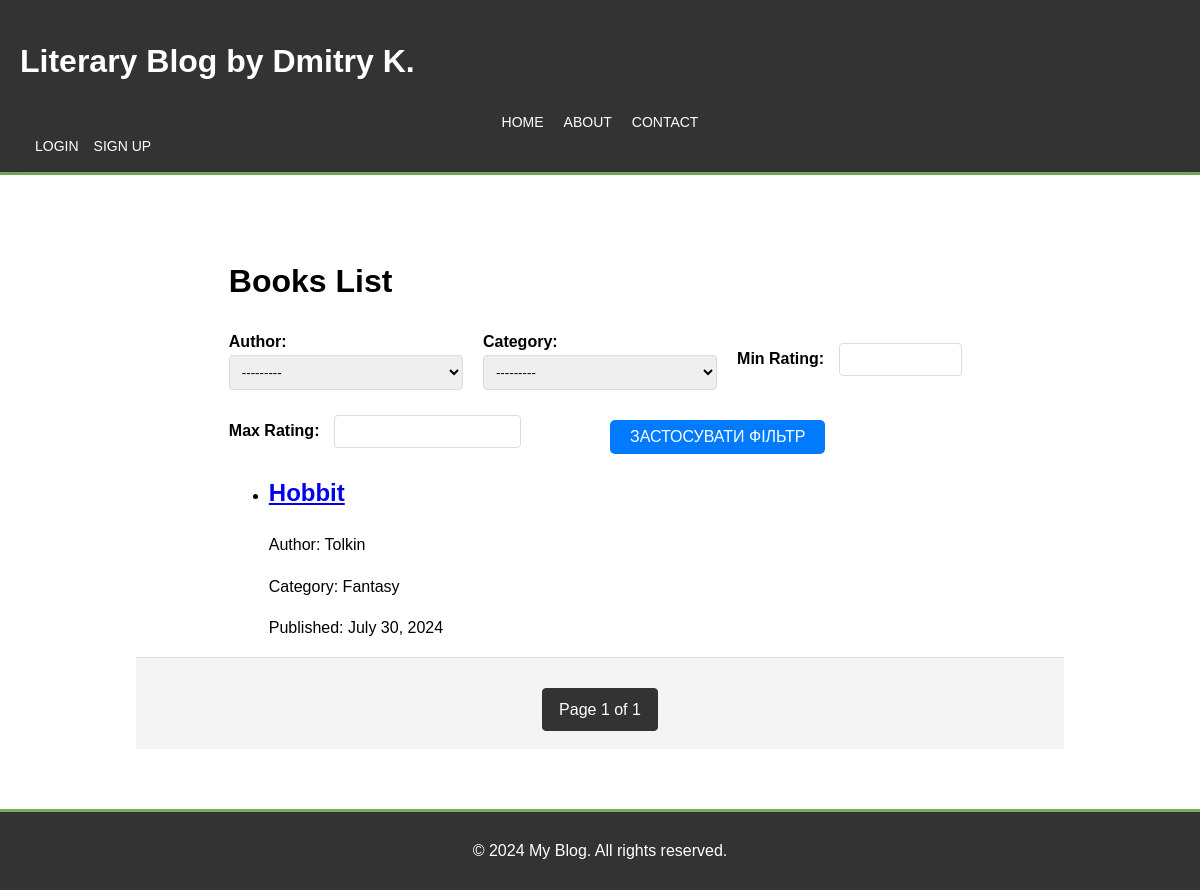
The app's page /, older data.
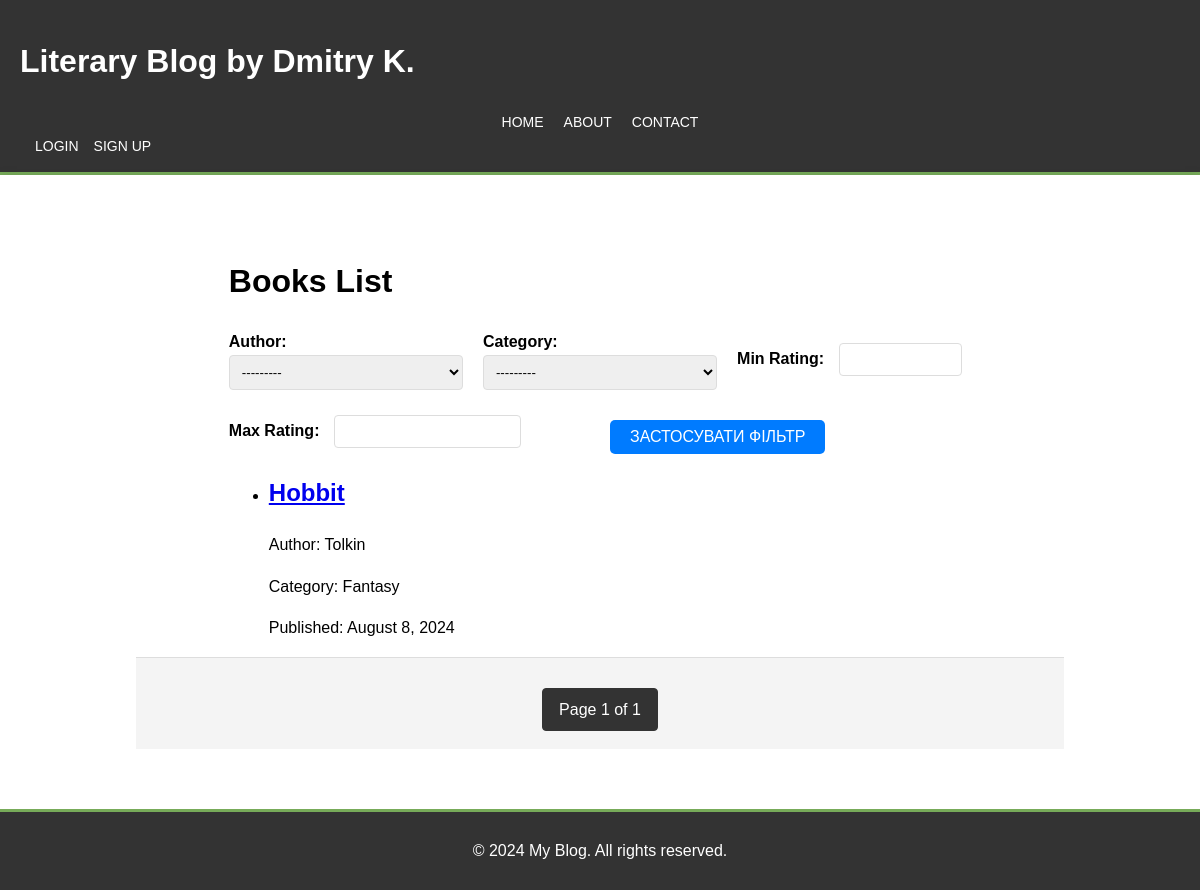
The same page, newer data.
### blog/models.py (models this page shows, shortened)
class Book(models.Model):
    title = models.CharField(max_length=100, unique=True)
    slug = models.SlugField(max_length=100, unique_for_date='publish', unique=True)
    author = models.ForeignKey(Author, on_delete=models.CASCADE)
    description = models.TextField()
    category = models.ForeignKey(Category, on_delete=models.CASCADE)
    rating = models.FloatField(default=0, max_length=2)
    added_by = models.ForeignKey(CustomUser, on_delete=models.CASCADE, related_name='user_added_book')
    publish = models.DateTimeField(auto_now_add=True)
    class Meta:
        ordering = ['-publish']
        indexes = [
            models.Index(fields=['-publish'])
        ]
    def get_absolute_url(self):
        return reverse('blog:book_detail',
                       args=[self.publish.year,
                             self.publish.month,
                             self.publish.day,
                             self.slug])

class Author(models.Model):
    name = models.CharField(max_length=100, unique=True)
    def __str__(self):
        return self.name

class Category(models.Model):
    name = models.CharField(max_length=100, unique=True)
    def __str__(self):
        return self.name

### blog/views.py (the view, shortened to what this page needs)
# urls.py: path('', views.book_list, name='book_list'),
def book_list(request):
    book_lists = Book.objects.all()
    form = BookFilterForm(request.GET or None)
    paginator = Paginator(book_lists, 3)
    page_number = request.GET.get('page', 1)
    try:
        books = paginator.page(page_number)
    except PageNotAnInteger:
        books = paginator.page(1)
    except EmptyPage:
        books = paginator.page(paginator.num_pages)
    return render(request,'blog/books/list.html', {'books': books, 'form': form})

### blog/forms.py
class BookFilterForm(forms.Form):
    author = forms.ModelChoiceField(queryset=Author.objects.all(), required=False, label='Author')
    category = forms.ModelChoiceField(queryset=Category.objects.all(), required=False, label='Category')
    min_rating = forms.FloatField(
        required=False,
        label='Min Rating',
        widget=forms.NumberInput(attrs={'step': '0.1'})
    )
    max_rating = forms.FloatField(
        required=False,
        label='Max Rating',
        widget=forms.NumberInput(attrs={'step': '0.1'})
    )

### templates/blog/books/list.html (shortened to what this page needs)
{% extends 'blog/base.html' %}
{% block content %}
    <div class="container">
        <h1>Books List</h1>
        <form method="get" class="filter-form">
            <div class="filter-group">
                <div class="filter-item">
                    {{ form.author.label_tag }} {{ form.author }}
                </div>
                <div class="filter-item">
                    {{ form.category.label_tag }} {{ form.category }}
                </div>
                <div class="filter-item">
                    {{ form.min_rating.label_tag }} {{ form.min_rating }}
                </div>
                <div class="filter-item">
                    {{ form.max_rating.label_tag }} {{ form.max_rating }}
                </div>
                <div class="filter-item">
                    <button type="submit" class="btn">Застосувати фільтр</button>
                </div>
            </div>
        </form>
        <ul class="book-list">
            {% for book in books %}
                <li>
                    <h2><a href="{{ book.get_absolute_url }}">{{ book.title }}</a></h2>
                    <p class="author">Author: {{ book.author.name }}</p>
                    <p class="category">Category: {{ book.category.name }}</p>
                    <p class="date">Published: {{ book.publish|date:"F j, Y" }}</p>
                </li>
            {% endfor %}
        </ul>
    </div>
    <div class="pagination-container">
        <div class="pagination">
            <span class="current">
                Page {{ books.number }} of {{ books.paginator.num_pages }}
            </span>
        </div>
    </div>
{% endblock %}

### templates/blog/base.html (shortened to what this page needs)
{% load static %}
<!DOCTYPE html>
<html lang="en">
<head>
    <link rel="stylesheet" href="{% static 'blog/css/styles.css' %}">
</head>
<body>
    <header>
        <div class="container">
            <h1><a class="blog_header" href="{% url 'blog:book_list' %}">Literary Blog by Dmitry K.</a></h1>
            <nav>
                <ul>
                    <li><a href="{% url 'blog:book_list' %}">Home</a></li>
                    <li><a href="{% url 'blog:blog_about' %}">About</a></li>
                    <li><a href="{% url 'blog:blog_contacts' %}">Contact</a></li>
                </ul>
            </nav>
            <div class="auth-links">
                {% if user.is_authenticated %}
                    <div>Welcome, {{ user.username }}</div>
                    <a href="{% url 'accounts:logout' %}">Logout</a>
                {% else %}
                    <a href="{% url 'accounts:login' %}">Login</a>
                    <a href="{% url 'accounts:register' %}">Sign Up</a>
                {% endif %}
            </div>
        </div>
    </header>
    <div class="content">
        <div class="container">
            {% block content %}{% endblock %}
        </div>
    </div>
    <footer>
        <div class="container">
            <p>&copy; 2024 My Blog. All rights reserved.</p>
        </div>
    </footer>
</body>
</html>

### static/blog/css/styles.css (style rules this page uses)
html, body { height: 100%; margin: 0; padding: 0; font-family: Arial, sans-serif; line-height: 1.6; background-color: #f4f4f4; display: flex; flex-direction: column; }
header { background: #333; color: #fff; padding: 15px 20px; display: flex; align-items: center; justify-content: space-between; border-bottom: #77ab59 3px solid; }
header nav ul { list-style: none; margin: 0; padding: 0; display: flex; justify-content: center; }
header nav ul li { margin: 0 10px; }
header nav ul li a { color: #fff; text-decoration: none; text-transform: uppercase; font-size: 14px; }
.filter-form { margin-bottom: 20px; }
.filter-form .filter-group { display: flex; flex-wrap: wrap; gap: 20px; align-items: center; }
.filter-form .filter-item { flex: 1; min-width: 220px; }
.filter-form .filter-item label { margin-right: 10px; font-weight: bold; }
.filter-form .filter-item select, .filter-form .filter-item input[type="number"] { padding: 8px; border: 1px solid #ddd; border-radius: 4px; width: 100%; }
.filter-form .filter-item input[type="number"] { width: calc(50% - 12px); }
.filter-form .btn { padding: 8px 20px; background-color: #007bff; color: white; border: none; border-radius: 5px; cursor: pointer; font-size: 16px; text-transform: uppercase; margin-top: 10px; }
.auth-links { display: flex; align-items: center; }
.auth-links a { color: #fff; text-decoration: none; margin-left: 15px; font-size: 14px; text-transform: uppercase; }
.blog_header { color: white; text-decoration: none; }
.container { width: 80%; margin: auto; overflow: hidden; flex: 1 0 auto; }
.content { flex: 1; padding: 60px 20px; background: #fff; margin-top: 0; margin-bottom: 0; box-shadow: 0 0 10px rgba(0, 0, 0, 0.1); overflow-y: auto; }
.pagination-container { flex-shrink: 0; padding: 10px 0; text-align: center; background-color: #f4f4f4; border-top: 1px solid #ddd; }
.pagination { display: inline-block; margin-top: 20px; }
.pagination .current { float: left; padding: 8px 16px; margin: 0 4px; background-color: #333; color: #fff; border-radius: 4px; border: 1px solid #333; }
footer { background: #333; color: #fff; text-align: center; padding: 10px 15px; border-top: #77ab59 3px solid; flex-shrink: 0; }

Row changes from the older to the newer data that the page shows:
changed Book "Hobbit": publish "July 30, 2024" → "August 8, 2024"
